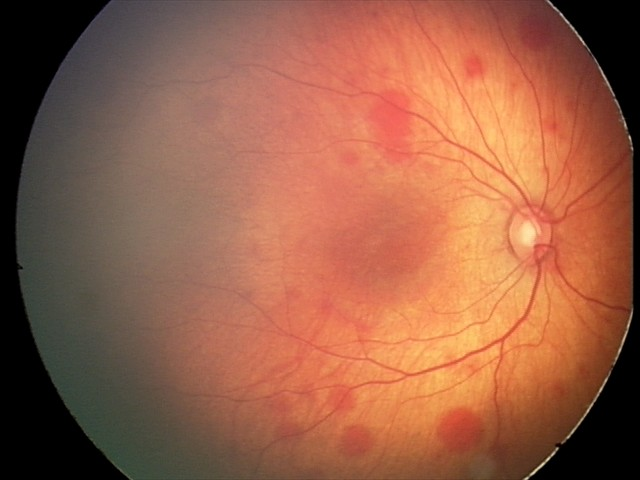
#> input picture image1.jpg, 640 x 480 px; the run also reads 1 picture not shown here
$ python Image_transformation_git.py
#> lines starting #> are read from the running program, lines starting #| are printed output that depends on the picture; after the words box and inside, x2 and y2 are one past the last pixel; in counts of white or black regions, pixels touching at a corner belong together; long printed decimals are rounded
# -*- coding: utf-8 -*-
"""
Created on Fri Apr 29 18:47:41 2022

@author:

    Testing code for image enhancement for infant childern retinal iamges (fundus images)
    Most of methods are implemented in Python 3.9x and OpenCV library
    except:
        Mirnet available at https://github.com/swz30/MIRNet
        AGCCPF available at https://pypi.org/project/image-enhancement/


"""
# imports
import os
import shutil
import pandas as pd
import matplotlib as mpl
import matplotlib.pyplot as plt
import cv2
import numpy as np


# Where to save the figures
PROJECT_ROOT_DIR = "."
PROCESSED = "processed"
IMAGES_PATH = os.path.join(PROJECT_ROOT_DIR, "images", PROCESSED)
os.makedirs(IMAGES_PATH, exist_ok=True)

def save_fig(fig_id, tight_layout=True, fig_extension="png", resolution=300):
    path = os.path.join(IMAGES_PATH, fig_id + "." + fig_extension)
    print("Saving figure", fig_id)
    if tight_layout:
        plt.tight_layout()
    plt.savefig(path, format=fig_extension, dpi=resolution)


FILE = 'image1.jpg'

# dg 05 ROP 2
#FILE = '051_F_GA24_BW600_PA42_DG4_PF0_D1_S03_7.jpg'

# dark image
#FILE = '006_F_GA40_BW3200_PA44_DG13_PF0_D1_S02_1.jpg'


""" image transformation """


""" 0: RGB channels histogram visualization"""

def plot_RGB_hist(img, img_path=None):
    # visualize RGB color histogram
    # load image
#> called with img = 'image1.jpg'
    if img_path:
        colormap1 = cv2.imread(img_path)
    else:
        colormap1 = cv2.imread(os.path.join(os.getcwd(),img))
#> colormap1 is the input picture: shape (480, 640, 3); mean B, G, R 71.3, 95, 152.1
    # BGR2RG
    colormap1=cv2.cvtColor(colormap1, cv2.COLOR_BGR2RGB)
    # plt.imshow(colormap1) # plot original image if necessary
    # get channels
    chans=cv2.split(colormap1)
    colors=("b", "g", "r")
    plt.figure()
    plt.title("Color histogram")
    plt.xlabel("Bins")
    plt.ylabel("Number of pixels")
    for (chan, c) in zip(chans, colors):
        hist=cv2.calcHist([chan], [0], None, [256], [0,256])
        plt.plot(hist, color=c)
        plt.xlim([0,256])
#> this loop made 3 passes
#> c on passes 1 to 3: 'b', 'g', 'r'
    plt.show()
#> figure, not shown here; curve peaks at x = 0, y = 33863; curve peaks at x = 0, y = 34592; curve peaks at x = 0, y = 34452


plot_RGB_hist(FILE)


""" 00: GET image in different  channels """

def split_RGB_channels(file, file_path=None, gray=False):
#> called with file = 'image1.jpg', gray = False
    if file_path:
        img_RGB = cv2.imread(file_path, cv2.IMREAD_UNCHANGED)
    else:
        img_RGB = cv2.imread(os.path.join(os.getcwd(),file), cv2.IMREAD_UNCHANGED)


    r, g, b = cv2.split(img_RGB)

    if gray:
        # show channels in gray colors
        plt.figure(figsize=(20,5))
        plt.subplot(151); plt.imshow(r,cmap='gray'); plt.title('Red Channel')
        plt.subplot(152); plt.imshow(g,cmap='gray'); plt.title('Green Channel')
        plt.subplot(153); plt.imshow(b,cmap='gray'); plt.title('Blue Channel')
    else:
        zero_ch = np.zeros(img_RGB.shape[0:2], dtype="uint8")
        blue_img = cv2.merge([b, zero_ch, zero_ch])
        green_img = cv2.merge([zero_ch, g, zero_ch])
        red_img = cv2.merge([zero_ch, zero_ch, r])

        plt.figure(figsize=(20,5))
        plt.subplot(151); plt.imshow(red_img); plt.title('Red Channel')
        plt.subplot(152); plt.imshow(green_img); plt.title('Green Channel')
        plt.subplot(153); plt.imshow(blue_img); plt.title('Blue Channel')

    r, g, b = cv2.split(img_RGB)
    # merge the r,g, and b channels int BGR image
    imgMerged = cv2.merge((b,g,r))
    plt.subplot(154); plt.imshow(imgMerged[:,:,::-1]); plt.title('Merged BGR')
    imgMerged_RGB = cv2.merge((r,g,b))
    # change BGR to RGB img[...,::-1]
    plt.subplot(155); plt.imshow(imgMerged_RGB[:,:,::-1]); plt.title('Original')

split_RGB_channels(FILE)


""" 1: FILTER: HISTOGRAM Equalization -  gray """


def hist_equalization_gray(file, file_path=None, show_hist=False, clipLimit = 2.0):
    # CLAHE histogram on Grayscale image

#> called with file = 'image1.jpg', show_hist = False, clipLimit = 2.2
    if file_path:
        img = cv2.imread(file_path, 0)
    else:
        img = cv2.imread(os.path.join(os.getcwd(),file), 0)
#> img: shape (480, 640); min 0, max 231, mean 109.4

    # create a CLAHE object (Arguments are optional).
    # clipLimit	= Threshold for contrast limiting.
    clahe = cv2.createCLAHE(clipLimit=clipLimit, tileGridSize=(8,8))
    cl1 = clahe.apply(img)
    if show_hist: # alternatively show histograms
        plt.figure(figsize=(10,7))
        plt.subplot(221); plt.imshow(img); plt.title('Original')
        plt.subplot(222); plt.imshow(cl1); plt.title('Clahe')

        hist,bins = np.histogram(img.flatten(),256,[0,256])
        cdf = hist.cumsum()
        cdf_normalized = cdf * float(hist.max()) / cdf.max()
        plt.subplot(223)
        plt.plot(cdf_normalized, color = 'b')
        plt.hist(img.flatten(),256,[0,256], color = 'r')
        plt.xlim([0,256])
        plt.legend(('cdf','histogram'), loc = 'upper left')
        plt.title('Original histogram')


        hist,bins = np.histogram(cl1.flatten(),256,[0,256])
        cdf = hist.cumsum()
        cdf_normalized = cdf * float(hist.max()) / cdf.max()
        plt.subplot(224)
        plt.plot(cdf_normalized, color = 'b')
        plt.hist(img.flatten(),256,[0,256], color = 'r')
        plt.xlim([0,256])
        plt.legend(('cdf','histogram'), loc = 'upper left')
        plt.title('Clahe histogram')
        plt.show()
    else:
        # visualization is in jet color scheme
        plt.figure(figsize=(10,5))
        plt.subplot(121); plt.imshow(img); plt.title('Original')
        plt.subplot(122); plt.imshow(cl1); plt.title('Clahe')
        #save_fig('Clahe')
        plt.show()
#> figure, not shown here; B, G, R data is drawn as R, G, B


hist_equalization_gray(FILE,show_hist=False, clipLimit=2.2)


""" 2: FILTER: HISTOGRAM Equalization -  color """

def hist_equalization_color(file, file_path=None, clipLimit = 2.0, tileGridSize=(8,8)):
    # application of CLAHE algoritm on RGB image
#> called with file = 'image1.jpg', clipLimit = 1.8, tileGridSize = (20, 20)
    if file_path:
        img_RGB = cv2.imread(file_path, cv2.IMREAD_UNCHANGED)
    else:
        img_RGB = cv2.imread(os.path.join(os.getcwd(),file), cv2.IMREAD_UNCHANGED)

    # to HSV format
    hsv_img = cv2.cvtColor(img_RGB, cv2.COLOR_BGR2HSV)
#> hsv_img: shape (480, 640, 3); mean H, S, V 14.3, 112.8, 152.4

    h, s, v = hsv_img[:,:,0], hsv_img[:,:,1], hsv_img[:,:,2]
    # create a CLAHE object (Arguments are optional).
    # clipLimit	= Threshold for contrast limiting.
    # apply CLAHE on V part
    clahe = cv2.createCLAHE(clipLimit=clipLimit, tileGridSize=tileGridSize)
    v = clahe.apply(v)
    # complete image
    hsv_img = np.dstack((h,s,v))
    # visualise modified and original image
    rgb = cv2.cvtColor(hsv_img, cv2.COLOR_HSV2RGB)
    img_RGB = cv2.cvtColor(img_RGB, cv2.COLOR_BGR2RGB)
    plt.figure(figsize=(10,5))
    plt.subplot(121); plt.imshow(img_RGB); plt.title('Original')
    plt.subplot(122); plt.imshow(rgb); plt.title('Clahe')
    plt.show()


hist_equalization_color(FILE, clipLimit=1.8, tileGridSize=(20,20))


""" 3: FILTER: HISTOGRAM Equalization -  color with mask  """ # does not improve visualization

def hist_equalization_green(file, file_path=None, clipLimit = 2.0, tileGridSize=(8,8)):
    # application of CLAHE algoritm on RGB image  or green part (possibly)
    # with mask limiting some parts of image
    # it could produce better results on specific images but not in general
    if file_path:
        img_RGB = cv2.imread(file_path, cv2.IMREAD_UNCHANGED)
    else:
        img_RGB = cv2.imread(os.path.join(os.getcwd(),file), cv2.IMREAD_UNCHANGED)

    hsv_img = cv2.cvtColor(img_RGB, cv2.COLOR_BGR2HSV)

    ## mask of green (36,25,25) ~ (86, 255,255)
    # mask = cv2.inRange(hsv, (36, 25, 25), (86, 255,255))
    mask = cv2.inRange(hsv_img, (36, 25, 25), (70, 255,255))
    imask = mask>0
    # green = np.zeros_like(hsv_img, np.uint8)
    hsv_img[imask] = hsv_img[imask]

    h, s, v = hsv_img[:,:,0], hsv_img[:,:,1], hsv_img[:,:,2]
    # create a CLAHE object (Arguments are optional).
    # clipLimit	= Threshold for contrast limiting.
    clahe = cv2.createCLAHE(clipLimit=clipLimit, tileGridSize=tileGridSize)
    v = clahe.apply(v)
    hsv_img = np.dstack((h,s,v))
    rgb = cv2.cvtColor(hsv_img, cv2.COLOR_HSV2RGB)
    img_RGB = cv2.cvtColor(img_RGB, cv2.COLOR_BGR2RGB)
    plt.figure(figsize=(10,5))
    plt.subplot(121); plt.imshow(img_RGB); plt.title('Original')
    plt.subplot(122); plt.imshow(rgb); plt.title('Clahe Mask Green')
    plt.show()


# hist_equalization_green(FILE, clipLimit=1.8, tileGridSize=(20,20))


""" 4: FILTER: HISTOGRAM Equalization -  green channel """

def hist_equalization_green_channel(file, file_path=None, show_hist=False, clipLimit = 2.0):
    # CLAHE histogram on Gren part of image
#> called with file = 'image1.jpg', show_hist = False, clipLimit = 2.2
    if file_path:
        img_RGB = cv2.imread(file_path, cv2.IMREAD_UNCHANGED)
    else:
        img_RGB = cv2.imread(os.path.join(os.getcwd(),file), cv2.IMREAD_UNCHANGED)


    r, g, b = cv2.split(img_RGB)
    zero_ch = np.zeros(img_RGB.shape[0:2], dtype="uint8")
    green_img = cv2.merge([zero_ch, g, zero_ch])

    # create a CLAHE object (Arguments are optional).
    # clipLimit	= Threshold for contrast limiting.
    clahe = cv2.createCLAHE(clipLimit=clipLimit, tileGridSize=(8,8))
    cl1 = clahe.apply(g)
    cl1 = cv2.merge([zero_ch, cl1, zero_ch])
#> cl1: shape (480, 640, 3)

    if show_hist:
        plt.figure(figsize=(10,7))
        plt.subplot(221); plt.imshow(green_img); plt.title('Green Channel')
        plt.subplot(222); plt.imshow(cl1); plt.title('CLAHE on green channel')

        hist,bins = np.histogram(g.flatten(),256,[0,256])
        cdf = hist.cumsum()
        cdf_normalized = cdf * float(hist.max()) / cdf.max()
        plt.subplot(223)
        plt.plot(cdf_normalized, color = 'b')
        plt.hist(g.flatten(),256,[0,256], color = 'r')
        plt.xlim([0,256])
        plt.legend(('cdf','histogram'), loc = 'upper left')
        plt.title('Original histogram')


        hist,bins = np.histogram(cl1.flatten(),256,[0,256])
        cdf = hist.cumsum()
        cdf_normalized = cdf * float(hist.max()) / cdf.max()
        plt.subplot(224)
        plt.plot(cdf_normalized, color = 'b')
        plt.hist(g.flatten(),256,[0,256], color = 'r')
        plt.xlim([0,256])
        plt.legend(('cdf','histogram'), loc = 'upper left')
        plt.title('Clahe histogram')
        plt.show()
    else:
        plt.figure(figsize=(10,5))
        plt.subplot(121); plt.imshow(green_img); plt.title('Original')
        plt.subplot(122); plt.imshow(cl1,cmap='gray'); plt.title('Clahe')
        #save_fig('Clahe')
        plt.show()


hist_equalization_green_channel(FILE,show_hist=False, clipLimit=2.2)


""" 5: FILTER : CROP IMAGE and Gaussian Blur application """

def crop_image_from_gray(img,tol=10):
#> called with tol = 10
    if img.ndim ==2:
        mask = img>tol
        # plt.matshow((mask.astype(int)))
        # crop
        return img[np.ix_(mask.any(1),mask.any(0))]
    elif img.ndim==3:
        gray_img = cv2.cvtColor(img, cv2.COLOR_RGB2GRAY)
        mask = gray_img>tol
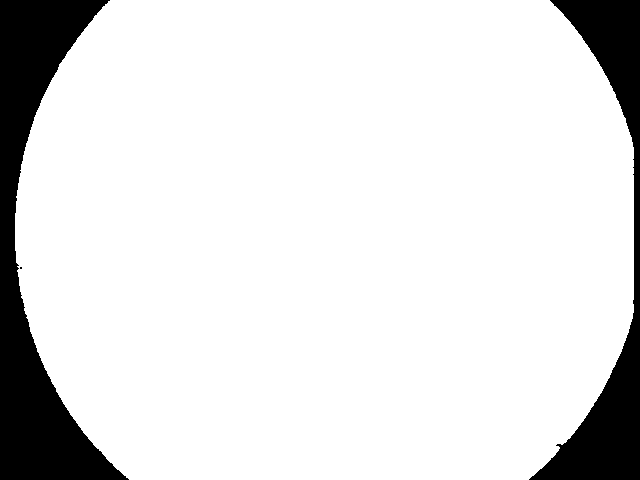
#> mask: shape (480, 640) bool; 87.9% white; 3 black regions (1 under 20 px), largest, box (x1, y1, x2, y2) and area: (0, 0, 129, 480) 22681, (529, 0, 640, 480) 14609

        check_black = img[:,:,0][np.ix_(mask.any(1),mask.any(0))].shape[0]
#> check_black = 480
        if (check_black == 0): # image is too dark decrease tolerance
            return img
        else:
            img1=img[:,:,0][np.ix_(mask.any(1),mask.any(0))]
            img2=img[:,:,1][np.ix_(mask.any(1),mask.any(0))]
            img3=img[:,:,2][np.ix_(mask.any(1),mask.any(0))]
    #         print(img1.shape,img2.shape,img3.shape)
            img = np.stack([img1,img2,img3],axis=-1)
#> img: shape (480, 619, 3)
    #         print(img.shape)
        return img


def circle_crop(img, sigmaX = 30):
    # circular crop around image centre with application of Gaussian blur
#> called with sigmaX = 15
    img = crop_image_from_gray(img)
#> in crop_image_from_gray (call 2), `mask = gray_img>tol`: mask: shape (480, 619) bool; 90.8% white; 9 black regions (5 under 20 px), largest, box (x1, y1, x2, y2) and area: (0, 251, 114, 480) 8686, (514, 313, 619, 480) 6815, (0, 0, 95, 213) 6795, (535, 0, 619, 147) 4907
    img = cv2.cvtColor(img, cv2.COLOR_BGR2RGB)

    height, width, depth = img.shape
#> height = 480; width = 619; depth = 3

    x = int(width/2)
#> x = 309
    y = int(height/2)
#> y = 240
    r = np.amin((x,y))
#> r = 240

    circle_img = np.zeros((height, width), np.uint8)
    cv2.circle(circle_img, (x,y), int(r), 1, thickness=-1)
#> circle_img: shape (480, 619); values 0 (black) and 1 (white), 60.9% white; 2 black regions, box (x1, y1, x2, y2) and area: (0, 0, 309, 480) 58102, (310, 0, 619, 480) 58102
    # remove everyhing behind horizont of circle
    img = cv2.bitwise_and(img, img, mask=circle_img)
    img = crop_image_from_gray(img)
#> call 3 of crop_image_from_gray, with tol = 10
#> in crop_image_from_gray (call 3), `img1=img[:,:,0][np.ix_(mask.any(1),mask.any(0))]`:
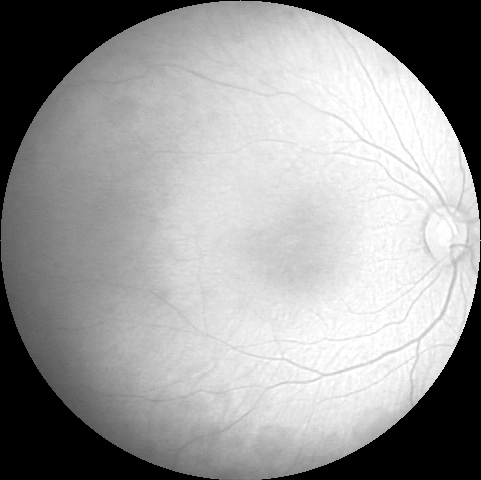
#> img1: shape (480, 481); min 0, max 255, mean 155.3
#> in crop_image_from_gray (call 3), `img3=img[:,:,2][np.ix_(mask.any(1),mask.any(0))]`:
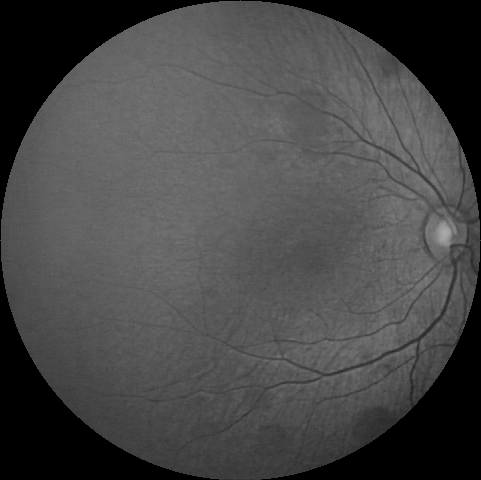
#> img3: shape (480, 481); min 0, max 171, mean 71
    # add gausian blur
    # img  = src1*alpha + src2*beta + gamma
    img=cv2.addWeighted(img,5, cv2.GaussianBlur( img , (0,0) , sigmaX) ,-5 ,128)
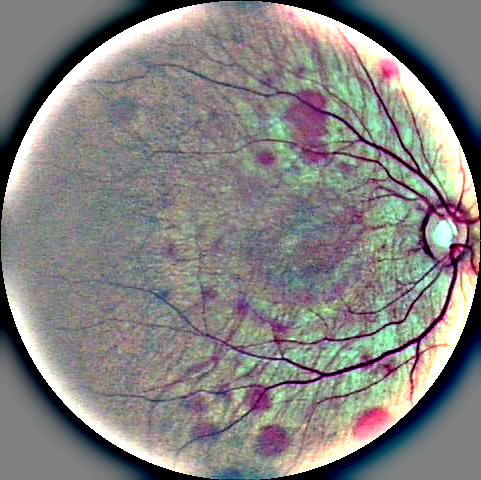
#> img: shape (480, 481, 3); mean R, G, B 132.3, 130.5, 129.2
    return img

def circle_crop_preprocess(file, file_path=None, cir_crop=True, sigmaX=35):
    if file_path:
        img = cv2.imread(file_path, cv2.IMREAD_COLOR)
    else:
        img = cv2.imread(os.path.join(os.getcwd(),file), cv2.IMREAD_COLOR)

    img = crop_image_from_gray(img)
    if cir_crop: # if False, just crop black part of retinal image
        img = circle_crop(img, sigmaX)
    plt.figure(figsize=(5,5))
    plt.imshow(img)
    # save_fig('1_Circle_Crop')
    plt.show()


circle_crop_preprocess(FILE, file_path=None, cir_crop=True, sigmaX=15)


""" Note: another alternative is

https://github.com/mcamila777/DL-to-retina-images/blob/master/notebooks/Mean_Std_calculation.ipynb

 """


""" 6: FILTER : Tresholding to gray image """

def tresholding(file, file_path=None):
    # application of tresholding methods to retinal image
#> called with file = 'image1.jpg'
    if file_path:
        img= cv2.imread(file_path, cv2.IMREAD_UNCHANGED)
    else:
        img = cv2.imread(os.path.join(os.getcwd(), file), cv2.IMREAD_UNCHANGED)
    img_gray = cv2.cvtColor(img, cv2.COLOR_BGR2GRAY)

    x, y, _ = img.shape
#> x = 480; y = 640
    scale = round( max(x,y)*0.5)
#> scale = 320
    # apply morphology
    kernel = cv2.getStructuringElement(cv2.MORPH_ELLIPSE , (scale,scale))
    #opening = cv2.morphologyEx(img, cv2.MORPH_OPEN, kernel)
    morph = cv2.morphologyEx(img_gray, cv2.MORPH_OPEN, kernel)
    # divide gray by morphology image
    division = cv2.divide(img_gray, morph, scale=100)
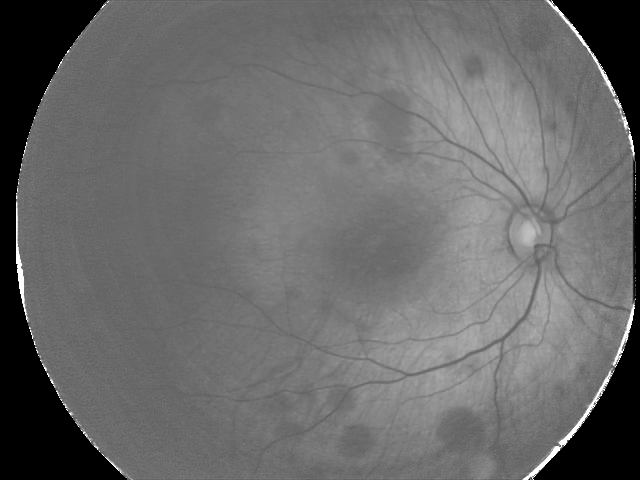
#> division: shape (480, 640); min 0, max 255, mean 105.9


    img_blur = cv2.medianBlur(img,5)

    # threshold
    threshold = cv2.adaptiveThreshold(img_gray,255,cv2.ADAPTIVE_THRESH_MEAN_C, cv2.THRESH_BINARY,11,2)
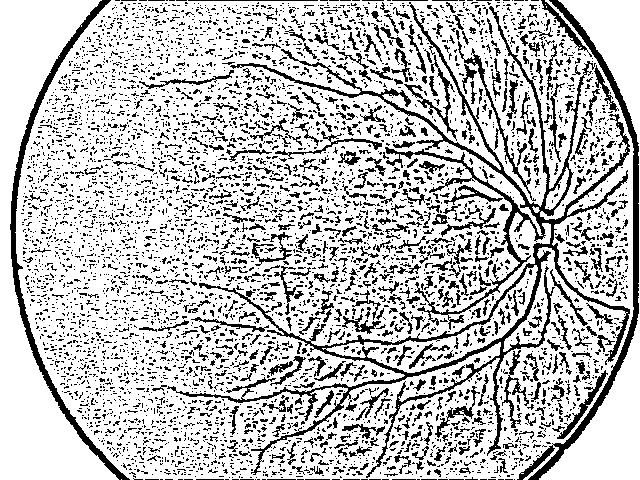
#> threshold: shape (480, 640); 76.2% white; black in thin lines or dots
    threshold2 = cv2.threshold(img_gray, 0, 255, cv2.THRESH_OTSU )[1]
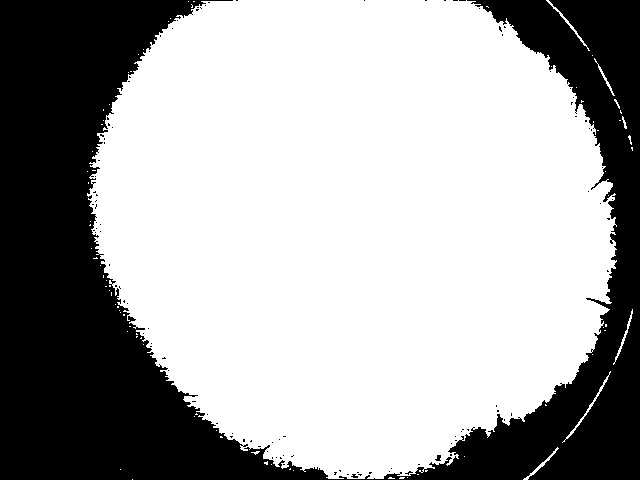
#> threshold2: shape (480, 640); 65.5% white; 107 black regions (105 under 20 px), largest, box (x1, y1, x2, y2) and area: (0, 0, 640, 480) 105697, (435, 455, 441, 461) 25

    titles = ['Original Image', 'Division',
                'Adaptive Mean Thresholding', 'Otsu on division Thresholding']
    images = [img, division, threshold, threshold2]


    plt.figure(figsize=(10,10))
    for i in range(4):
        plt.subplot(2,2,i+1),plt.imshow(images[i],'gray')
        plt.title(titles[i])
        plt.xticks([]),plt.yticks([])
    plt.show()
#> figure, not shown here; B, G, R data is drawn as R, G, B


tresholding(FILE)


""" 5: FILTER : Standartize brightness """

from numpy.linalg import norm

# nomr computation motivated by
# https://stackoverflow.com/questions/14243472/estimate-brightness-of-an-image-opencv
# m = np.arange(12).reshape(3,2,2) ; np.sum(m,axis=2) # for norm computation understanding
def get_brightness(img):
     # input colored RGB BGR image
    if len(img.shape) == 3:
        #  brightness by euclidean norm # plt.imshow(norm(img, axis=2))
        return np.average(norm(img, axis=2)) / np.sqrt(3)
    else:
        # Grayscale
        return np.average(img)


def adjust_brightness(file, file_path=None, min_brightness = 80):
#> called with file = 'image2.jpg', min_brightness = 120
    if file_path:
        img = cv2.imread(file_path, cv2.IMREAD_UNCHANGED)
    else:
        img = cv2.imread(os.path.join(os.getcwd(), file), cv2.IMREAD_UNCHANGED)

    img = cv2.cvtColor(img, cv2.COLOR_BGR2RGB)
    brightness = get_brightness(img)
#> brightness = 38.42
    print('Brightness:', brightness)
#| Brightness: 38.417
    # ratio = brightness / min_brightness
    if brightness >= min_brightness: # brightness is bright enought
        img_adj = img
    else:
        # compute brightness adjustment
        img_adj = cv2.convertScaleAbs(img, alpha = min_brightness / brightness,
                                      beta =  (min_brightness - brightness)  )

    plt.figure(figsize=(10,5))
    plt.subplot(121); plt.imshow(img); plt.title('Original')
    plt.subplot(122); plt.imshow(img_adj); plt.title('Adjusted')
    #save_fig('Clahe')
    plt.show()

    #plt.figure(figsize=(5,5))
    #plt.imshow(img_adj)
    #save_fig('2_Adjusted_my')
    plt.show()


FILE = 'image2.jpg'
adjust_brightness(FILE, min_brightness=120)
